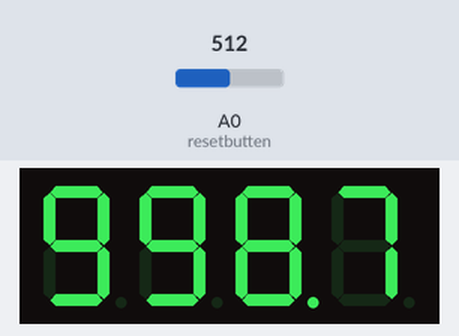
The sketch below on a simulated Arduino Uno, built with avr-gcc and run on an emulated ATmega328P. Parts: 4-digit seven-segment display. The test bench sets the inputs (shaded band); at power-on: A0 (resetbutten) = 512.

Above: at 1.25 s.
1.3 s: A0 (resetbutten) set to 982
3.1 s: A0 (resetbutten) set to 1016
At 3.6 s:
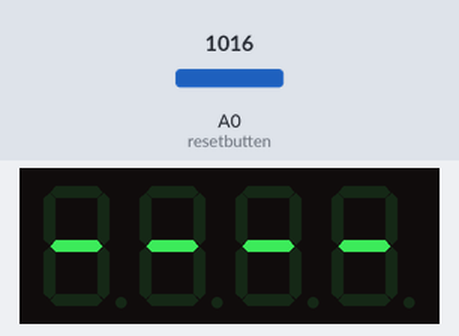
4.6 s: A0 (resetbutten) set to 990
At 4.65 s:
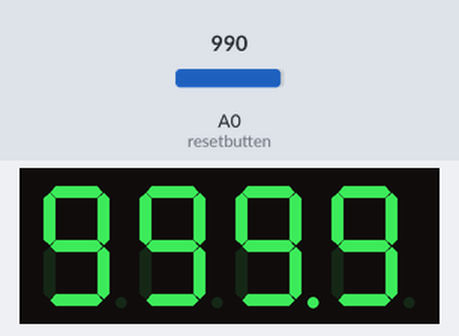
6.1 s: A0 (resetbutten) set to 1010
At 7.1 s:
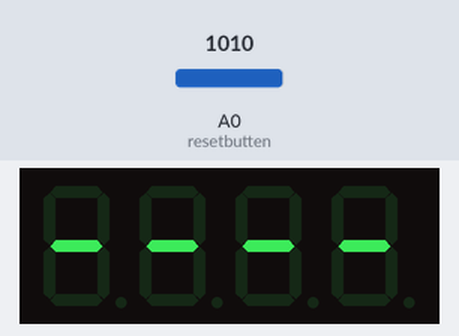
7.6 s: A0 (resetbutten) set to 900
At 7.95 s:
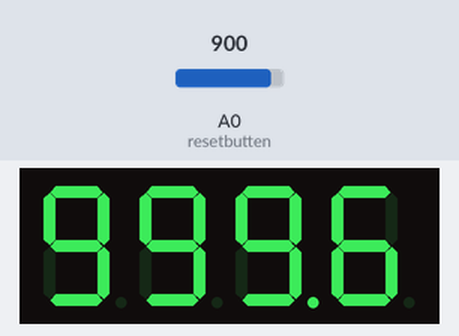

Measured:
- the behaviour switches between 1000 and 1001 on A0 (resetbutten) (found by bisection; images 0 and 1)
- after the input at 3.1 s, the display: changes at once (image 1)
- after the input at 4.6 s, the display: changes at once (image 2)
- after the input at 6.1 s, the display: changes at once (image 3)
- after the input at 7.6 s, the display: first changes at once (image 4 shows a later state)

The sketch:

_4-Digit_7-Segment_Display_Timer_17_1_17.ino
```cpp
#include "SevSeg.h"
SevSeg sevseg; //Instantiate a seven segment controller object
int resetbutten =A0;

void setup() {
  byte numDigits = 4;
  byte digitPins[] = {2, 3, 4, 5};
  byte segmentPins[] = {6, 7, 8, 9, 10, 11, 12, 13};
  bool resistorsOnSegments = false; // Use 'true' if on digit pins
  byte hardwareConfig = COMMON_CATHODE; // See README.md for options

  sevseg.begin(hardwareConfig, numDigits, digitPins, segmentPins, resistorsOnSegments);
  sevseg.setBrightness(50);
  pinMode(resetbutten, INPUT);
}

void loop() {
  static unsigned long timer = millis();
// static int deciSeconds = 0; //up
  static int deciSeconds = 10000; //down


      if (millis() >= timer) {
//        deciSeconds++; // 100 milliSeconds is equal to 1 deciSecond//up
        deciSeconds--; // 100 milliSeconds is equal to 1 deciSecond//down

        timer += 100;
//        if (deciSeconds == 10000) { // Reset to 0 after counting for 1000 seconds.//up
       if (deciSeconds == 0) { // Reset to 1000 after counting for 1000 seconds.//down
//          deciSeconds=10000;//up
          deciSeconds=10000;//down
        }
        if (analogRead(resetbutten)>1000) {
//          deciSeconds=0; //up
          deciSeconds=10000; //down
        }
        sevseg.setNumber(deciSeconds, 1);
      }

  sevseg.refreshDisplay(); // Must run repeatedly
}


/// END ///
```
